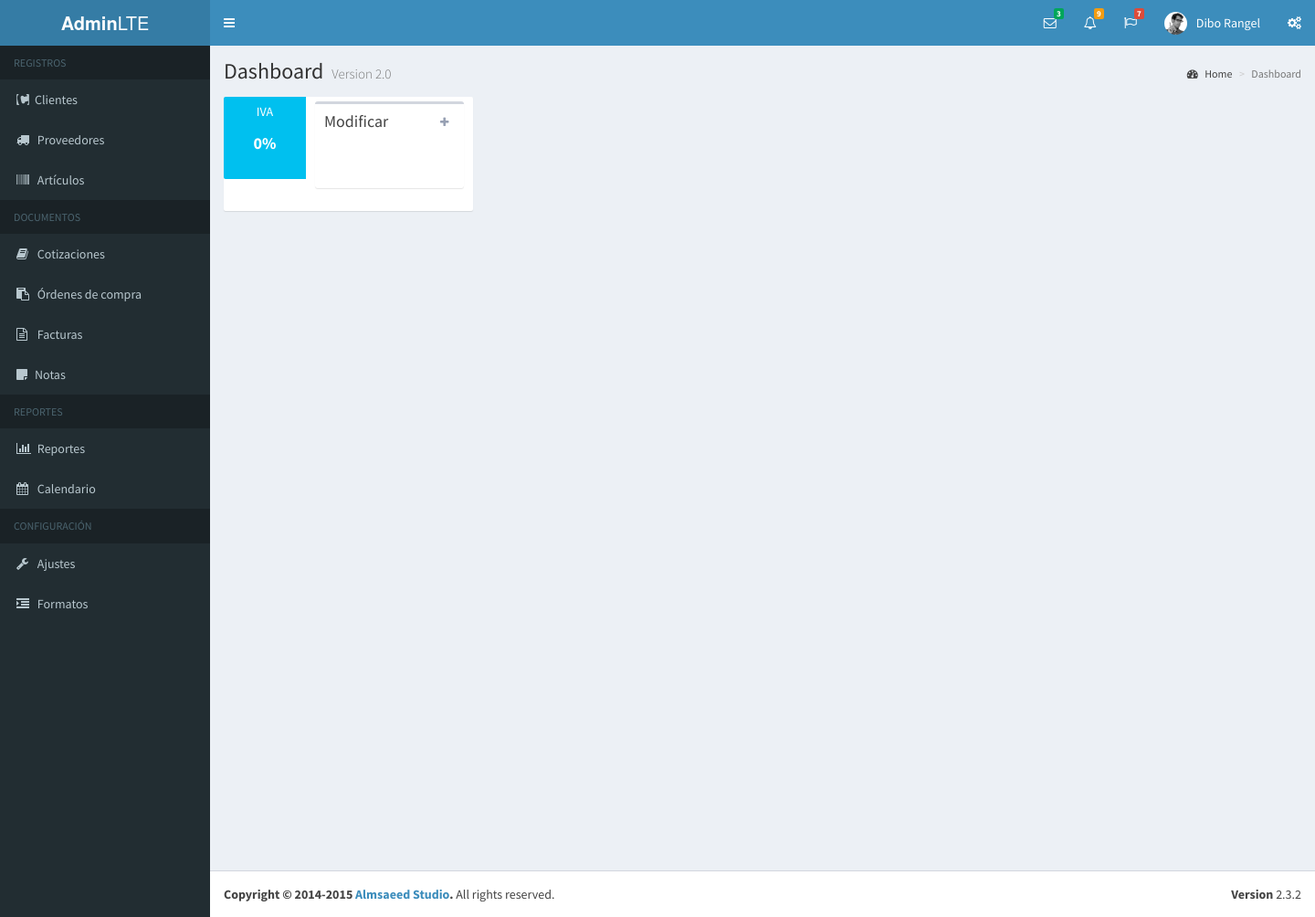
/mantenimiento.php (signed in), run on an earlier commit of the app's database.
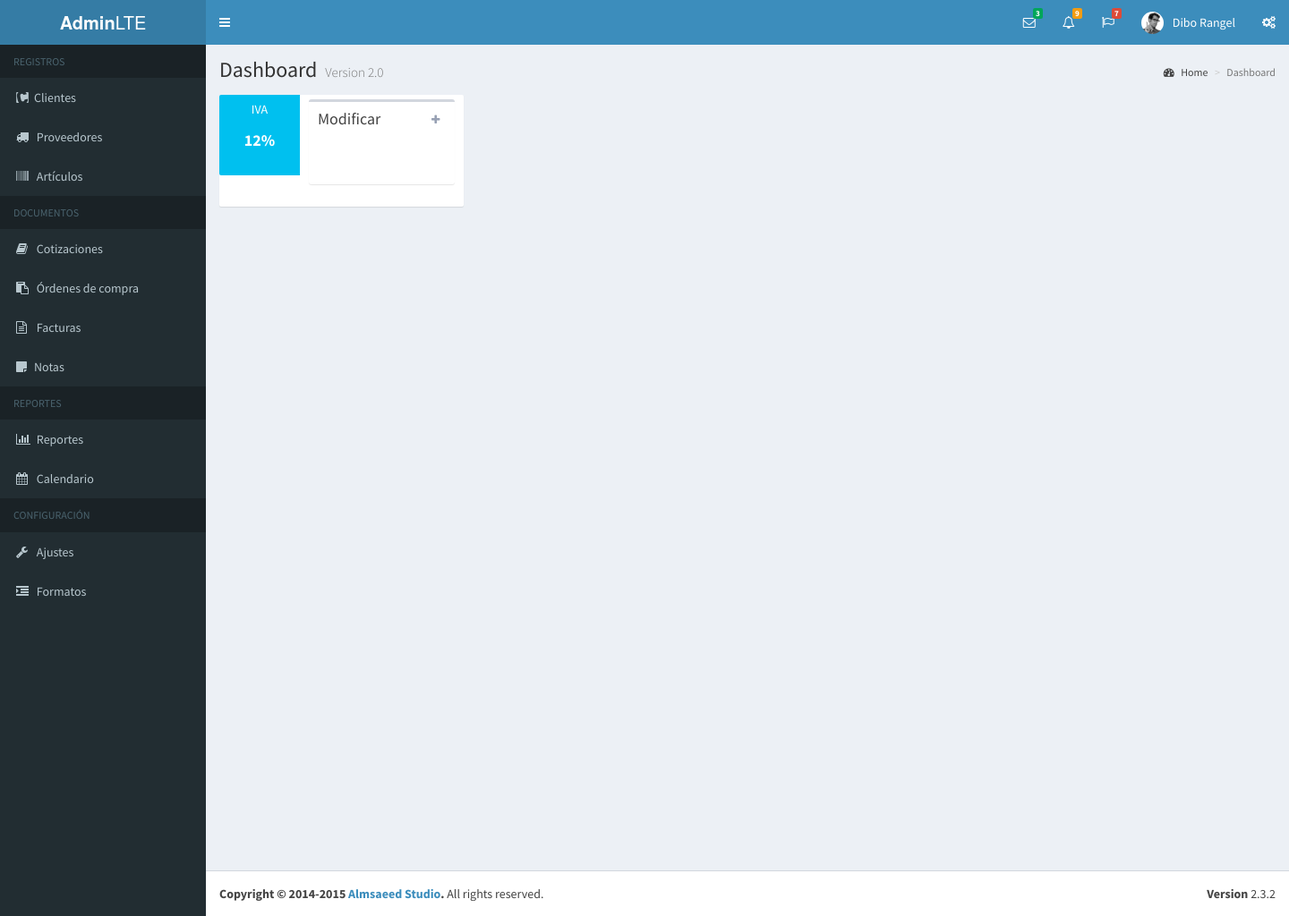
And on a later commit of the database.
### tables this page shows
CREATE TABLE IF NOT EXISTS `valores` (
  `nombre` varchar(20) NOT NULL,
  `valor` varchar(20) NOT NULL,
  PRIMARY KEY (`nombre`)
);

### bd/data-usuario.php (called while the page is built, shortened)
<?php
	function obtenerUsuarioPorId( $idu, $dbh ){
		$sql = "select * from usuario where idUsuario = $idu";
		$data_user = mysql_fetch_array( mysql_query ( $sql, $dbh ) );
		return $data_user;
	}
?>

### bd/data-sistema.php (called while the page is built, shortened)
<?php
	function obtenerValorIva( $dbh ){
		$q = "select * from valores where nombre = 'iva'";
		$reg = mysql_fetch_array( mysql_query( $q, $dbh ) );
		return $reg["valor"] / 100;
	}
	$sisval_iva = obtenerValorIva( $dbh );
?>

### subforms/nav/perfil.php (the view, shortened to what this page needs)
<?php
  $usuario = obtenerUsuarioPorId( $_SESSION["user"]["idUsuario"], $dbh );
?>
<li class="dropdown user user-menu">
<a href="#" class="dropdown-toggle" data-toggle="dropdown">
  <img src="dist/img/user2-160x160.jpg" class="user-image" alt="User Image">
  <span class="hidden-xs"><?php echo $usuario["nombre"]; ?></span>
</a>
</li>

### mantenimiento.php (shortened to what this page needs)
<?php
  include( "bd/bd.php" );
  include( "bd/data-sistema.php" );
	include( "bd/data-usuario.php" );
  $iva = $sisval_iva * 100;
?>
<!DOCTYPE html>
<html>
<head>
  <link rel="stylesheet" href="bootstrap/css/bootstrap.min.css">
  <link rel="stylesheet" href="https://maxcdn.bootstrapcdn.com/font-awesome/4.4.0/css/font-awesome.min.css">
  <link rel="stylesheet" href="https://code.ionicframework.com/ionicons/2.0.1/css/ionicons.min.css">
  <link rel="stylesheet" href="plugins/jvectormap/jquery-jvectormap-1.2.2.css">
  <link rel="stylesheet" href="dist/css/AdminLTE.min.css">
  <link rel="stylesheet" href="dist/css/skins/_all-skins.min.css">
</head>
<body class="hold-transition skin-blue sidebar-mini">
<div class="wrapper">
  <header class="main-header">
    <a href="main.php" class="logo">
      <span class="logo-lg"><b>Admin</b>LTE</span>
    </a>
    <nav class="navbar navbar-static-top" role="navigation">
      <a href="#" class="sidebar-toggle" data-toggle="offcanvas" role="button">
      </a>
      <div class="navbar-custom-menu">
        <ul class="nav navbar-nav">
          <?php include("subforms/nav/mensajes.php");?>
          <?php include("subforms/nav/notificaciones.php");?>
          <?php include("subforms/nav/tareas.php");?>
          <?php include("subforms/nav/perfil.php");?>
          <li>
            <a href="#" data-toggle="control-sidebar"><i class="fa fa-gears"></i></a>
          </li>
        </ul>
      </div>
    </nav>
  </header>
  <?php include("subforms/nav/menu_ppal.php");?>
  <div class="content-wrapper">
    <section class="content-header">
      <h1>
        Dashboard <small>Version 2.0</small>
      </h1>
      <ol class="breadcrumb">
        <li><a href="#"><i class="fa fa-dashboard"></i> Home</a></li>
        <li class="active">Dashboard</li>
      </ol>
    </section>
    <section class="content">
      <div class="row">
        <div class="col-md-3 col-sm-6 col-xs-12">
          <div class="info-box">
            <span id="bloque_iva" class="info-box-icon bg-aqua">
              <span class="info-box-text">IVA</span>
              <span class="info-box-number"><?php echo $iva; ?>%</span>
            </span>
            <div class="info-box-content">
              <div class="box box-default collapsed-box">
                <div class="box-header with-border">
                  <h3 class="box-title">Modificar</h3>
                  <div class="box-tools pull-right">
                    <button type="button" class="btn btn-box-tool" data-widget="collapse"><i class="fa fa-plus"></i>
                    </button>
                  </div>
                </div>
              </div>
            </div>
          </div>
        </div>
      </div>
    </section>
  </div>
  <?php include("subforms/nav/footer.php"); ?>
</div>
</body>
</html>

What changed in the data, as far as the page shows it:
added valores: valor "12"
Also different on the page:
$iva: "0" → (not shown)
